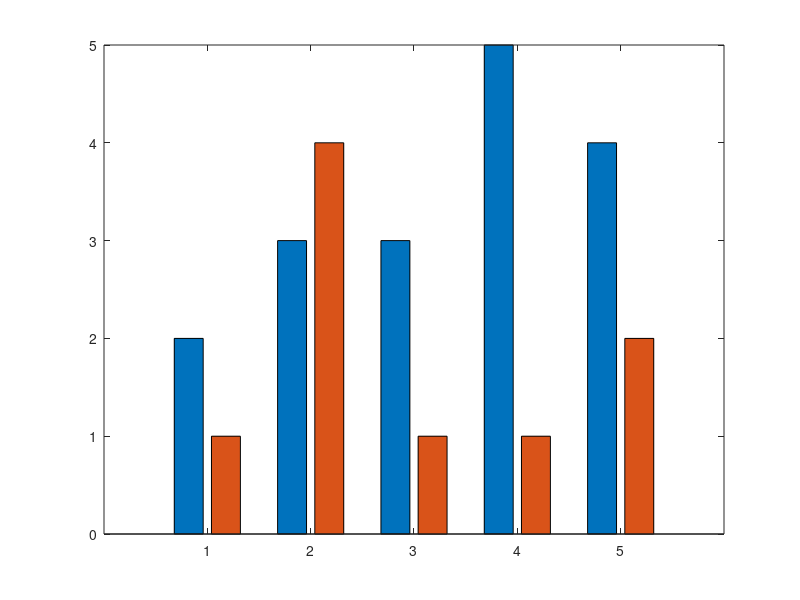

Source code (MATLAB): (Note: this script raises an error after producing the figure.)
%{
SEC4.4.M

Material de apoio do livro "Computação científica com GNU Octave".
Exemplos da seção 4.4, capítulo 4, "Produzindo gráficos no Octave".

* Autor: Alexandre 'Jaguar' Fioravante de Siqueira
* Editora: Casa do Código
* Contato: http://www.programandociencia.com/sobre/
           http://www.casadocodigo.com.br/
* Fórum de discussão: http://groups.google.com/d/forum/compcieoctave
* Material de apoio: http://goo.gl/VnnAnF

* Para citar esse material, por favor utilize a referência abaixo:
SIQUEIRA, A.F. Computação científica com GNU Octave. São Paulo: 
Casa do Código, 2015. xxx p.

Este programa é um software livre; você pode redistribuí-lo e/ou 
modificá-lo dentro dos termos da Licença Pública Geral GNU como 
publicada pela Fundação do Software Livre (FSF); na versão 3 da 
Licença, ou qualquer versão posterior.

Este programa é distribuído na esperança de que possa ser útil, 
mas SEM NENHUMA GARANTIA; sem uma garantia implícita de ADEQUAÇÃO
a qualquer MERCADO ou APLICAÇÃO EM PARTICULAR. Veja a
Licença Pública Geral GNU para maiores detalhes.

Você deve ter recebido uma cópia da Licença Pública Geral GNU junto
com este programa. Se não, veja <http://www.gnu.org/licenses/>.
%}


%% A função hist()
% #1
vet_ale = 100*rand(1,100);
hist(vet_ale,25)
title('Histograma')
xlabel('rand(1,100)')
ylabel('Frequência')

% #2
rand('seed',0);
vet_ale = 100*rand(1,100);

% #3
hist(vet_ale,25,'facecolor','g','edgecolor','r')


%% A função bar()
% #1
vetor = [2 1; 3 4; 3 1; 5 1; 4 2];
bar(vetor)

% #2
bar(x,'facecolor','y','edgecolor','m')

% #3
rand('seed',0)
dados_ale = rand(3,10)
bar(dados_ale,'stacked')

% #4
rand('seed',0)
dados_ale = rand(3,10)
bar(dados_ale,'stacked')
colormap('copper')


%% A função scatter()
% #1
vetor1 = rand(1,100);
vetor2 = rand(1,100);
scatter(vetor1,vetor2)

% #2
x = linspace(0,4*pi,200);
y = cos(exp((1/4)*x));
escala_tam = linspace(1,10,length(x));
scatter(x,y,escala_tam,'filled')

% #3
x = linspace(0,4*pi,200);
y = cos(exp((1/4)*x));
escala_cor = linspace(1,10,length(x));
scatter(x,y,[],escala_cor,'filled')

% #4
t = linspace(0,1,250);
x = exp(t).*sin(100*t);
y = exp(t).*cos(100*t);
escala_tam = linspace(1,10,length(t));
escala_cor = linspace(1,10,length(t));
scatter(x,y,escala_tam,escala_cor,'^','filled')

% Nota 1
rand('seed',0)
vet_x = rand(1,100);
vet_y = rand(1,100);
vet_z = rand(1,100);
escala_tam = linspace(1,10,length(vet_x));
escala_cor = linspace(1,10,length(vet_x));
scatter3(vet_x,vet_y,vet_z,escala_tam,escala_cor,'filled')


%% A função pie()
% #1
vet_entr = [1 1 3 2 4];
pie(vet_entr)
title('Gráfico de torta')

% #2
vet_entr = [1 1 3 2 4];
rotulos = {'Casa','Carro','Celular','Computador','Outros'};
expl = [0 0 0 0 1];
pie(vet_entr,rotulos,expl)
title('Gráfico de torta')


%% A função stairs()
% #1
x = 0:1:10;
stairs(x,sin(x),'r','linewidth',4)
xlabel('x')
ylabel('sin(x)')
title('Gráfico de escadas (seno)')


%% A função stem()
% #1
x = 0:1:10;
stem(x,sin(x),'m','filled','linewidth',3)
xlabel('x')
ylabel('sin(x)')
title('Gráfico discreto, dado por stem (seno)')
